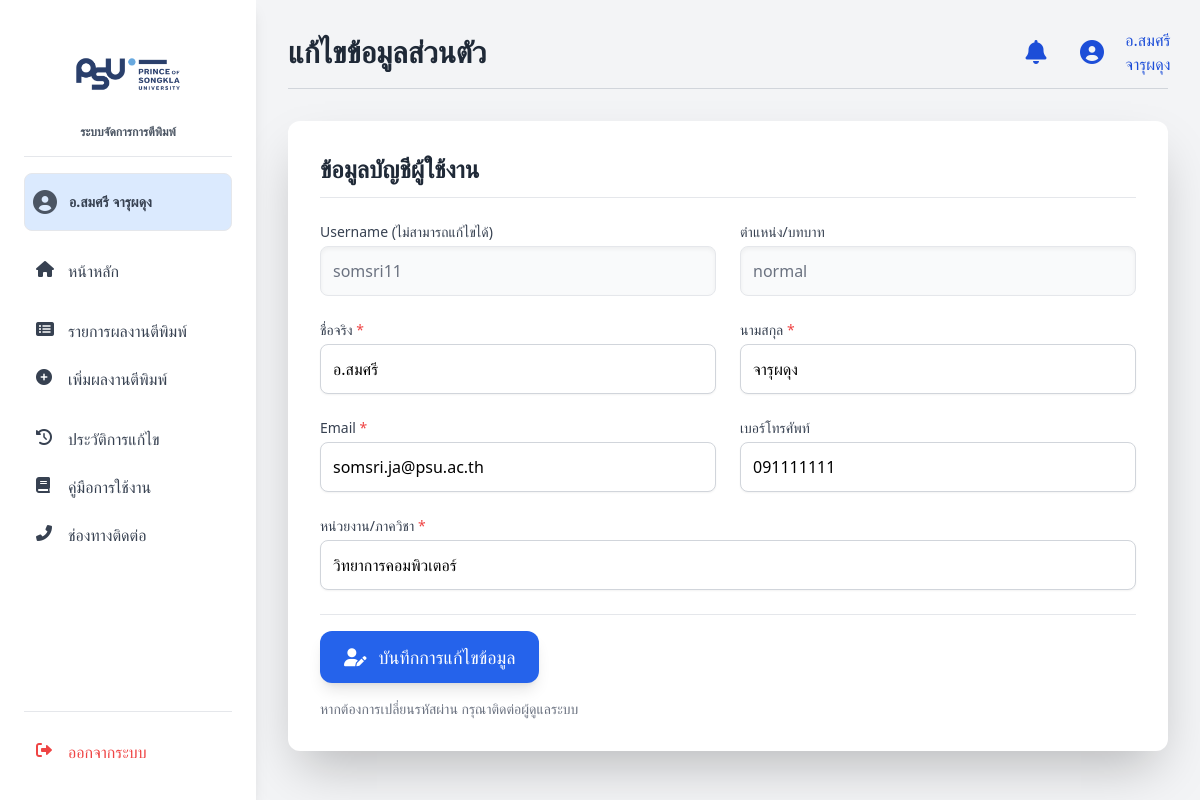
The page /edit_profile.php (signed in) on the database its author committed.
### tables this page shows
CREATE TABLE `User` (
  `User_id` int(11) NOT NULL,
  `first_name` varchar(100) DEFAULT NULL,
  `last_name` varchar(100) DEFAULT NULL,
  `Username` varchar(50) DEFAULT NULL,
  `Password` varchar(255) DEFAULT NULL,
  `email` varchar(100) DEFAULT NULL,
  `tel` varchar(20) DEFAULT NULL,
  `role` varchar(50) DEFAULT NULL,
  `Department` varchar(100) DEFAULT NULL,
  `status` varchar(50) DEFAULT NULL,
  `avatar` varchar(255) DEFAULT NULL
);

### edit_profile.php (the view, shortened to what this page needs)
<?php
$servername = "localhost";
$username = "root";
$password = "";
$dbname = "group10";
$conn = new mysqli($servername, $username, $password, $dbname);
$user_id = $_SESSION['user_id'];
$fetch_sql = "SELECT first_name, last_name, Username, email, tel, role, Department FROM User WHERE User_id = ?";
$stmt_fetch = $conn->prepare($fetch_sql);
$stmt_fetch->bind_param("i", $user_id);
$stmt_fetch->execute();
$result_fetch = $stmt_fetch->get_result();
$user_data = $result_fetch->fetch_assoc();
$current_user_name = htmlspecialchars($user_data['first_name'] . " " . $user_data['last_name']);
?>
<!DOCTYPE html>
<html lang="th">
<head>
  <script src="https://cdn.tailwindcss.com"></script>
  <link rel="stylesheet" href="https://cdnjs.cloudflare.com/ajax/libs/font-awesome/6.0.0-beta3/css/all.min.css">
</head>
<body class="flex min-h-screen font-sans bg-gray-100">
<aside class="w-64 bg-white shadow-lg p-6 flex flex-col sticky top-0 h-screen">
    <div class="flex flex-col items-center border-b pb-4 mb-4">
        <img src="./img/img_psu.png" alt="PSU Logo" class="psu-logo ">
        <span class="text-xs font-semibold text-gray-600">ระบบจัดการการตีพิมพ์</span>
    </div>
    <a href="edit_profile.php" title="แก้ไขข้อมูลส่วนตัว">
        <div class="flex items-center px-1 py-3 mb-4 bg-gray-50 rounded-lg border border-gray-200 profile-active transition duration-150">
            <i class="fas fa-user-circle text-2xl text-gray-600 ml-1 mr-3"></i>
            <span class="text-sm font-semibold text-gray-700 truncate">
              <?= $current_user_name; ?>
            </span>
        </div>
    </a>
    <nav class="w-full flex-grow">
        <a href="Home-PR.php" class="flex items-center p-3 rounded-lg mb-3 text-gray-700 hover:bg-blue-100 hover:text-blue-700 transition-colors duration-150">
            <i class="fas fa-home w-5 h-5 mr-3"></i> หน้าหลัก
        </a>
        <a href="publications.php" class="flex items-center p-3 rounded-lg text-gray-700 hover:bg-blue-100 hover:text-blue-700 transition-colors duration-150">
            <i class="fas fa-list-alt w-5 h-5 mr-3"></i> รายการผลงานตีพิมพ์
        </a>
        <a href="add_publication.php" class="flex items-center p-3 rounded-lg mb-3 text-gray-700 hover:bg-blue-100 hover:text-blue-700 transition-colors duration-150">
            <i class="fas fa-plus-circle w-5 h-5 mr-3"></i> เพิ่มผลงานตีพิมพ์
        </a>
        <a href="history.php" class="flex items-center p-3 rounded-lg text-gray-700 hover:bg-blue-100 hover:text-blue-700 transition-colors duration-150">
            <i class="fas fa-history w-5 h-5 mr-3"></i> ประวัติการแก้ไข
        </a>
        <a href="usermannual.php" class="flex items-center p-3 rounded-lg text-gray-700 hover:bg-blue-100 hover:text-blue-700 transition-colors duration-150">
            <i class="fas fa-book w-5 h-5 mr-3"></i> คู่มือการใช้งาน
        </a>
        <a href="contact.php" class="flex items-center p-3 rounded-lg text-gray-700 hover:bg-blue-100 hover:text-blue-700 transition-colors duration-150">
            <i class="fas fa-phone-alt w-5 h-5 mr-3"></i> ช่องทางติดต่อ
        </a>
    </nav>
    <div class="px-0 pt-4 border-t border-gray-200">
      <a href="logout.php" class="flex items-center p-3 rounded-lg text-red-500 hover:bg-red-50 transition-colors duration-150">
        <i class="fas fa-sign-out-alt w-5 h-5 mr-3"></i> ออกจากระบบ
      </a>
    </div>
</aside>
<main class="flex-1 p-8">
    <header class="flex items-center justify-between mb-8 pb-4 border-b border-gray-300">
        <h1 class="text-3xl font-bold text-gray-800">แก้ไขข้อมูลส่วนตัว</h1>
        <div class="flex items-center space-x-4 right-icons">
            <a href="#" title="แจ้งเตือน" class="relative">
                <i class="fas fa-bell text-2xl"></i>
            </a>
            <a href="edit_profile.php" title="แก้ไขข้อมูลส่วนตัว">
                <i class="fas fa-user-circle text-2xl"></i>
            </a>
            <a href="edit_profile.php" class="text-gray-600 font-medium hidden sm:block hover:text-blue-700 transition-colors duration-150">
              <?= $current_user_name; ?>
            </a>
        </div>
    </header>
    <section class="bg-white p-8 rounded-xl shadow-2xl">
        <h2 class="text-2xl font-semibold text-gray-800 mb-6 border-b pb-3">ข้อมูลบัญชีผู้ใช้งาน</h2>
        <form method="POST" action="edit_profile.php" class="space-y-6">
            <div class="grid grid-cols-1 md:grid-cols-2 gap-6">
                <div>
                    <label class="block text-sm font-medium text-gray-700 mb-1">Username (ไม่สามารถแก้ไขได้)</label>
                    <input type="text" disabled
                           class="mt-1 block w-full border border-gray-200 rounded-lg shadow-inner p-3 bg-gray-50 text-gray-500"
                           value="<?= htmlspecialchars($user_data['Username'] ?? ''); ?>">
                </div>
                <div>
                    <label class="block text-sm font-medium text-gray-700 mb-1">ตำแหน่ง/บทบาท</label>
                    <input type="text" disabled
                           class="mt-1 block w-full border border-gray-200 rounded-lg shadow-inner p-3 bg-gray-50 text-gray-500"
                           value="<?= htmlspecialchars($user_data['role'] ?? ''); ?>">
                </div>
            </div>
            <div class="grid grid-cols-1 md:grid-cols-2 gap-6">
                <div>
                    <label for="first_name" class="block text-sm font-medium text-gray-700 mb-1">ชื่อจริง <span class="text-red-500">*</span></label>
                    <input type="text" name="first_name" id="first_name" required
                           class="mt-1 block w-full border border-gray-300 rounded-lg shadow-sm p-3 focus:ring-blue-500 focus:border-blue-500"
                           value="<?= htmlspecialchars($user_data['first_name'] ?? ''); ?>">
                </div>
                <div>
                    <label for="last_name" class="block text-sm font-medium text-gray-700 mb-1">นามสกุล <span class="text-red-500">*</span></label>
                    <input type="text" name="last_name" id="last_name" required
                           class="mt-1 block w-full border border-gray-300 rounded-lg shadow-sm p-3 focus:ring-blue-500 focus:border-blue-500"
                           value="<?= htmlspecialchars($user_data['last_name'] ?? ''); ?>">
                </div>
            </div>
            <div class="grid grid-cols-1 md:grid-cols-2 gap-6">
                <div>
                    <label for="email" class="block text-sm font-medium text-gray-700 mb-1">Email <span class="text-red-500">*</span></label>
                    <input type="email" name="email" id="email" required
                           class="mt-1 block w-full border border-gray-300 rounded-lg shadow-sm p-3 focus:ring-blue-500 focus:border-blue-500"
                           value="<?= htmlspecialchars($user_data['email'] ?? ''); ?>">
                </div>
                <div>
                    <label for="tel" class="block text-sm font-medium text-gray-700 mb-1">เบอร์โทรศัพท์</label>
                    <input type="text" name="tel" id="tel"
                           class="mt-1 block w-full border border-gray-300 rounded-lg shadow-sm p-3 focus:ring-blue-500 focus:border-blue-500"
                           value="<?= htmlspecialchars($user_data['tel'] ?? ''); ?>">
                </div>
            </div>
            <div>
                <label for="department" class="block text-sm font-medium text-gray-700 mb-1">หน่วยงาน/ภาควิชา <span class="text-red-500">*</span></label>
                <input type="text" name="department" id="department" required
                       class="mt-1 block w-full border border-gray-300 rounded-lg shadow-sm p-3 focus:ring-blue-500 focus:border-blue-500"
                       value="<?= htmlspecialchars($user_data['Department'] ?? ''); ?>">
            </div>
            <div class="pt-4 border-t border-gray-200">
                <button type="submit" class="w-full sm:w-auto bg-blue-600 text-white px-6 py-3 rounded-xl shadow-lg hover:bg-blue-700 transition-colors duration-200 text-lg font-medium flex items-center justify-center">
                    <i class="fas fa-user-edit mr-3"></i> บันทึกการแก้ไขข้อมูล
                </button>
                <p class="mt-4 text-sm text-gray-500">หากต้องการเปลี่ยนรหัสผ่าน กรุณาติดต่อผู้ดูแลระบบ</p>
            </div>
        </form>
    </section>
</main>
</body>
</html>

### edit_profile.php (style rules this page uses)
.right-icons > a { display: flex; align-items: center; justify-content: center; width: 40px; height: 40px; border-radius: 9999px; color: #1d4ed8; }
.psu-logo { height: 100px; object-fit: contain; }
.profile-active { background-color: #dbeafe !important; }

### rows shown on the page
user: current_user_name "อ.สมศรี จารุผดุง", Username "somsri11", role "normal", first_name "อ.สมศรี", last_name "จารุผดุง", email "somsri.ja@psu.ac.th", tel "091111111", department "วิทยาการคอมพิวเตอร์"
